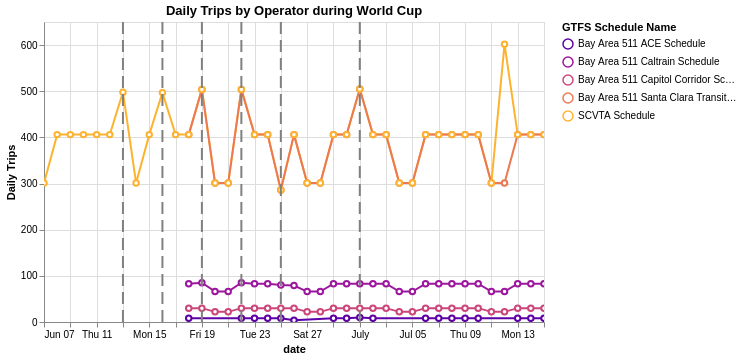

This figure's notebook cell:
### Code cell
chart_utils.trip_chart_with_event_dates(
    daily_trips_by_operator, wc_vars.levi_dates, color_col="schedule_name"
).properties(
    title= "Daily Trips by Operator during World Cup",
    width=500, height=300
)

### Figure 1 — Vega-Lite specification as saved in the notebook (floating-point values rounded to 4 significant figures; data arrays with more than 128 entries replaced by an {"elided": "..."} marker saying what was removed)
{"config": {"view": {"continuousWidth": 300, "continuousHeight": 300}}, "layer": [{"data": {"name": "data-afd169da2daa43d5a4e62706a47eabd4"}, "mark": {"type": "line", "point": {"fill": "white", "filled": false}}, "encoding": {"color": {"field": "schedule_name", "scale": {"scheme": "plasma"}, "title": "GTFS Schedule Name", "type": "nominal"}, "opacity": {"condition": [{"param": "param_a158309175e8dd35", "value": 1}], "value": 0.1}, "tooltip": [{"field": "schedule_name", "type": "nominal"}, {"field": "service_date", "type": "temporal"}, {"field": "schedule_name", "type": "nominal"}, {"field": "n_trips", "type": "quantitative"}], "x": {"field": "service_date", "title": "date", "type": "temporal"}, "y": {"field": "n_trips", "title": "Daily Trips", "type": "quantitative"}}, "name": "view_2fa12fcf85443c93_0"}, {"data": {"name": "data-7b81ac718d35a4e2c22defb75563d558"}, "mark": {"type": "rule", "size": 2, "strokeDash": [12, 6]}, "encoding": {"color": {"field": "color", "scale": null, "type": "nominal"}, "x": {"field": "service_date", "type": "temporal"}}}], "height": 300, "params": [{"name": "param_1e9efca18e7a2868", "select": {"type": "interval", "encodings": ["x", "y"]}, "bind": "scales", "views": ["view_2fa12fcf85443c93_0"]}, {"name": "param_a158309175e8dd35", "select": {"type": "point", "fields": ["schedule_name"]}, "bind": "legend", "views": ["view_2fa12fcf85443c93_0"]}], "title": "Daily Trips by Operator during World Cup", "width": 500, "$schema": "https://vega.github.io/schema/vega-lite/v6.4.1.json", "datasets": {"data-afd169da2daa43d5a4e62706a47eabd4": {"elided": "141 records"}, "data-7b81ac718d35a4e2c22defb75563d558": [{"service_date": "2026-06-13T00:00:00", "color": "gray"}, {"service_date": "2026-06-16T00:00:00", "color": "gray"}, {"service_date": "2026-06-19T00:00:00", "color": "gray"}, {"service_date": "2026-06-22T00:00:00", "color": "gray"}, {"service_date": "2026-06-25T00:00:00", "color": "gray"}, {"service_date": "2026-07-01T00:00:00", "color": "gray"}]}}
